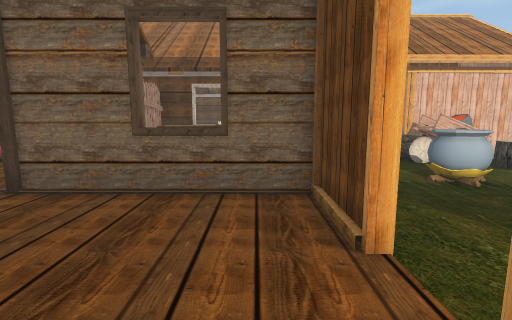
view 1 (above)

20 first-person views from a walk through a 3-D level made in the Unity game engine. The camera is 1.3 m above the floor, tilts 8° down and sees 85° across. The floor is counted in squares, 1 m on a side. Each view is taken from the middle of a square. On the plan, view 1 faces up. The plan holds only what a view shows up to about 13 squares ahead; the rest is blank. The place goes on beyond the plan. The player character is not drawn. Some surface patterns are stand-ins.

view 2
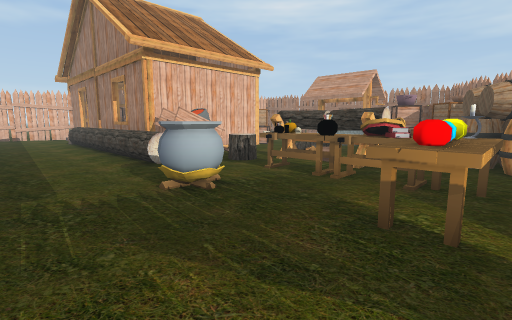

view 3
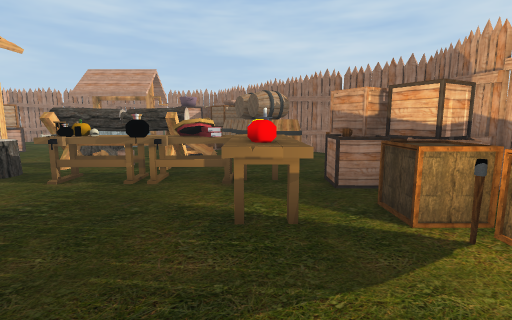

view 4
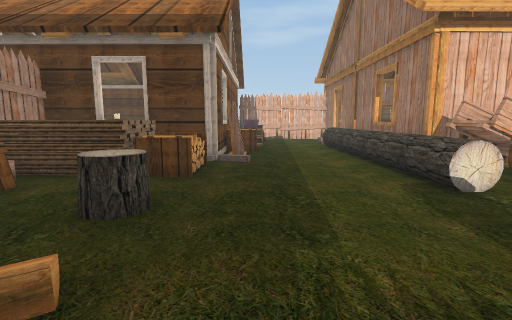

view 5
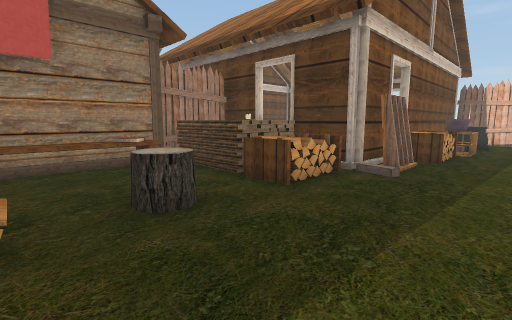

view 6
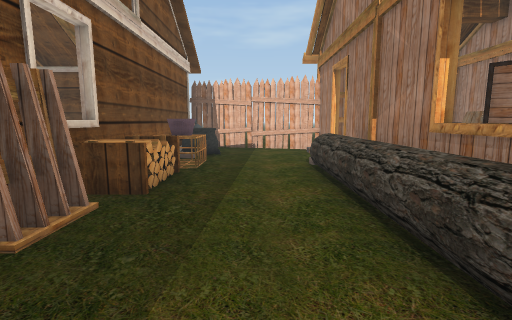

view 7
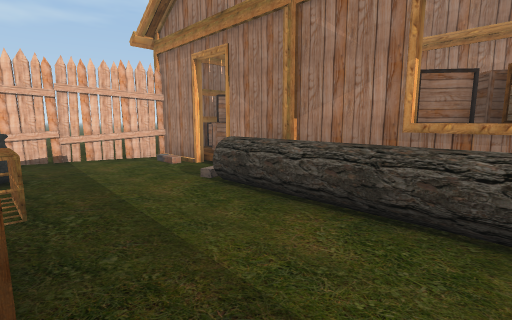

view 8
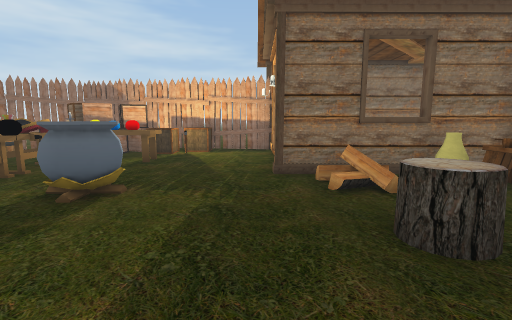

view 9
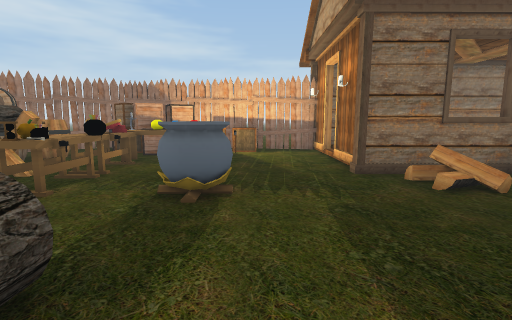

view 10
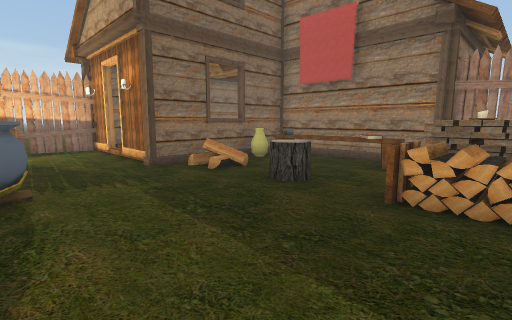

view 11
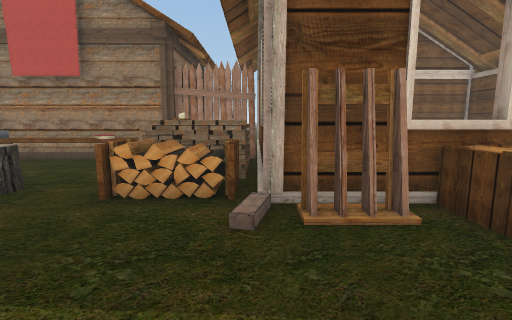

view 12
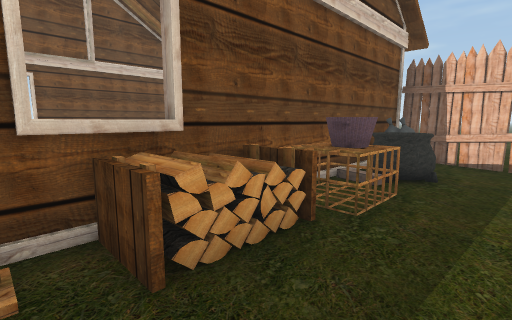

view 13
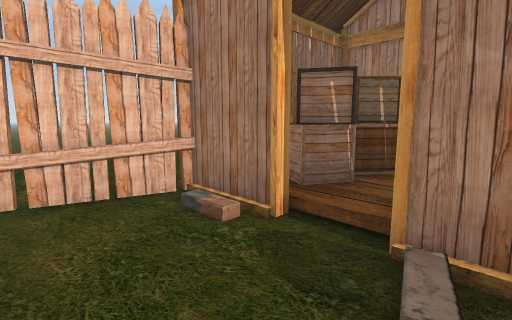

view 14
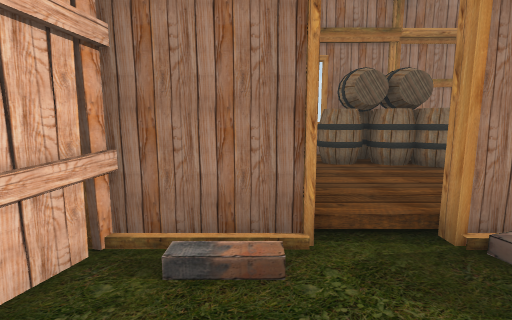

view 15
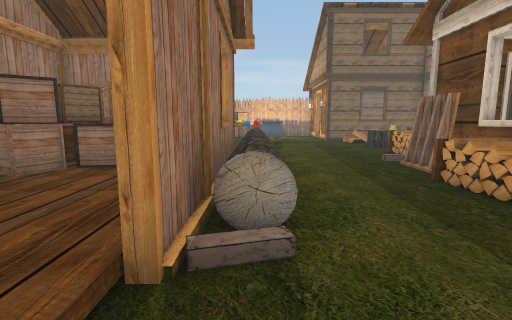

view 16
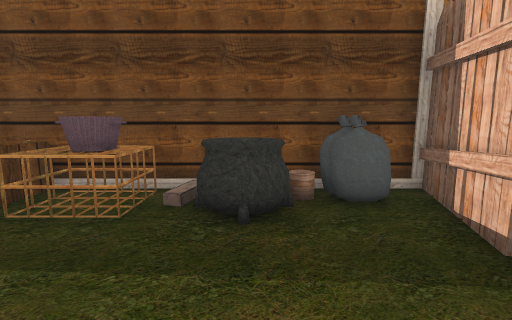

view 17
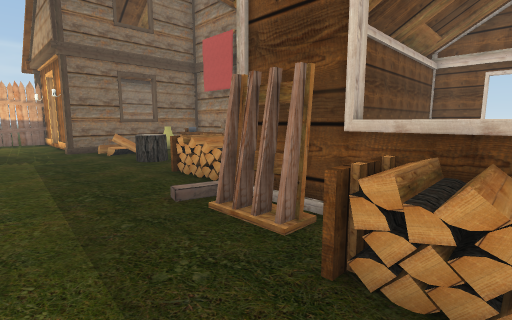

view 18
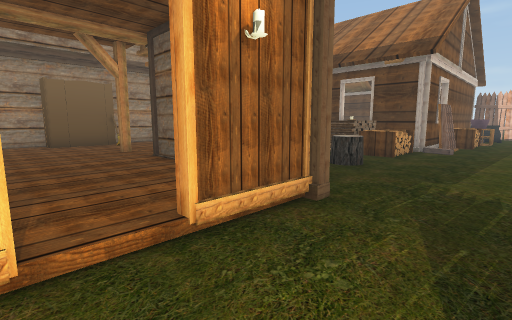

view 19
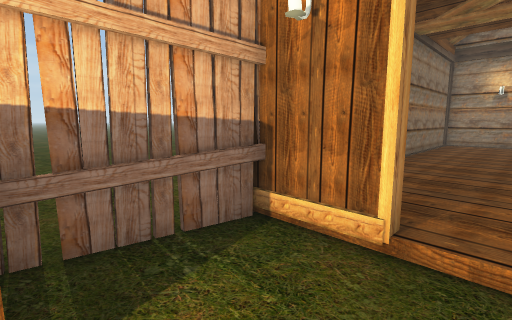

view 20
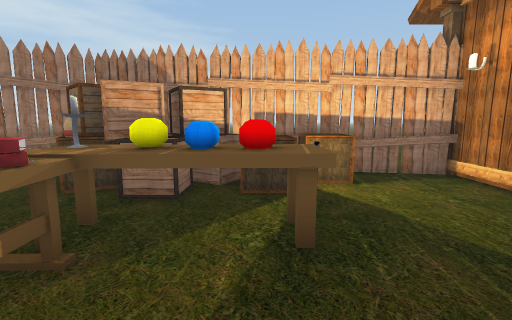

### Floor plan
Key: @ floor where view 1 was taken; # wall or solid block; . main floor; : floor 0.25 m higher than the main floor; / step, stairs or slope; F fence; H house; P plank; W wagon; T table; B barrel; A box; R rack; E bench; C closet; O other object.
Columns run from 12 left of view 1 to 13 right of it. Each row starts with its distance up from view 1.
 26    HH HHH   HFFF....
 25              OO.F#FFHHHHHH
 24             HO..../H:O   H
 23             HOO.../HOOO OH
 22             HOO..../ OOO H
 21              OO....H   BBH
 20  H           OO...OH   BB
 19  H           HO...OH  BBB
 18 HH          HHO...OH     H
 17             HHO...OHOOOO H
 16 HH          HR....OHOOOO H
 15  H          HR....OHOO O H
 14  HHHHHHF PPPH//...OH     H
 13        F  PPO.....OHHHHHHH
 12        FPPPPO.....OWOO
 11   HHHHHFH.........OWOO ..
 10        HEO........O..O...
  9        HEO..O.......OOO
  8        HEE.......O..O.O O
  7         EO.......OOOTOO..
  6  H       OO.O....O..OTO
  5  HC     HHHHH#......OTO O
  4  HC          #......OT. BB
  3  HC          #...TTTT..BBB
  2  H           :....TTT..BBB
  1  H           #...AAOOOO..
  0  H          @#..AAAOOOO.FF
 -1  HHHHHHHHH  H#FFFAFF   FF#
 -2               ... #FFFFF

Positions as (right, up) in squares from view 1, and headings:
1: (0, 0), facing up
2: (2, 2), facing up-right
3: (2, 3), facing right
4: (2, 5), facing up
5: (4, 7), facing up-left
6: (4, 12), facing up
7: (2, 15), facing up-right
8: (2, 12), facing down
9: (4, 12), facing down
10: (5, 13), facing down-left
11: (5, 14), facing left
12: (4, 16), facing up-left
13: (4, 20), facing up-right
14: (4, 23), facing right
15: (6, 23), facing down
16: (6, 23), facing left
17: (4, 18), facing down-left
18: (4, 1), facing up-left
19: (4, 2), facing down-left
20: (6, 6), facing down
